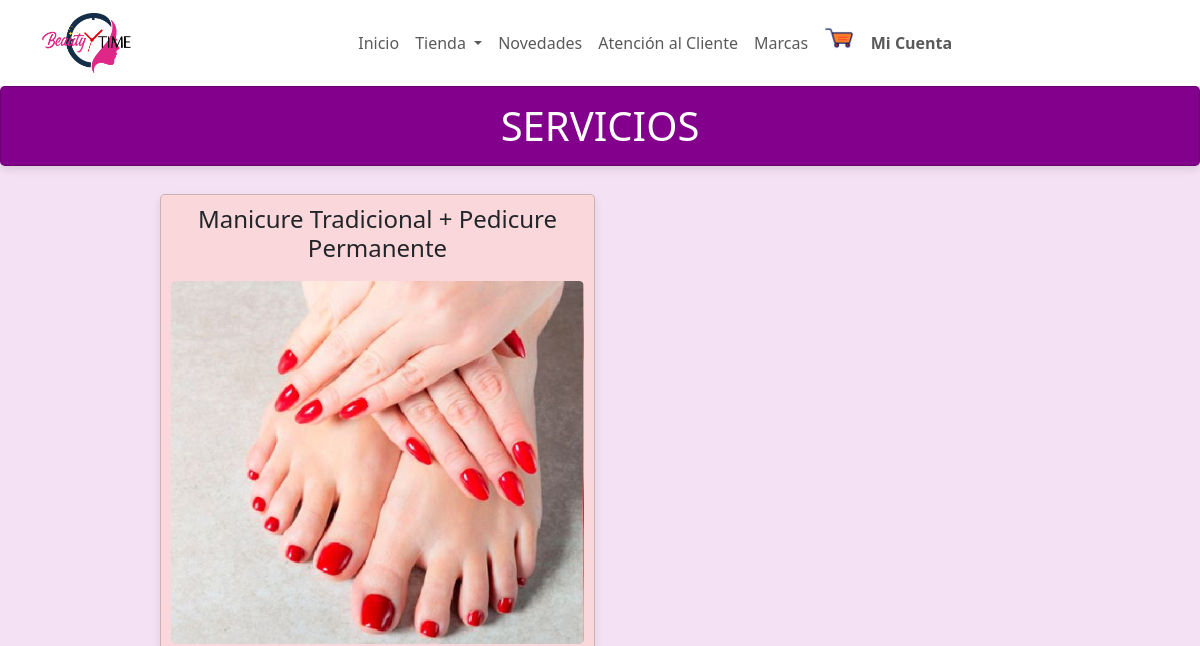
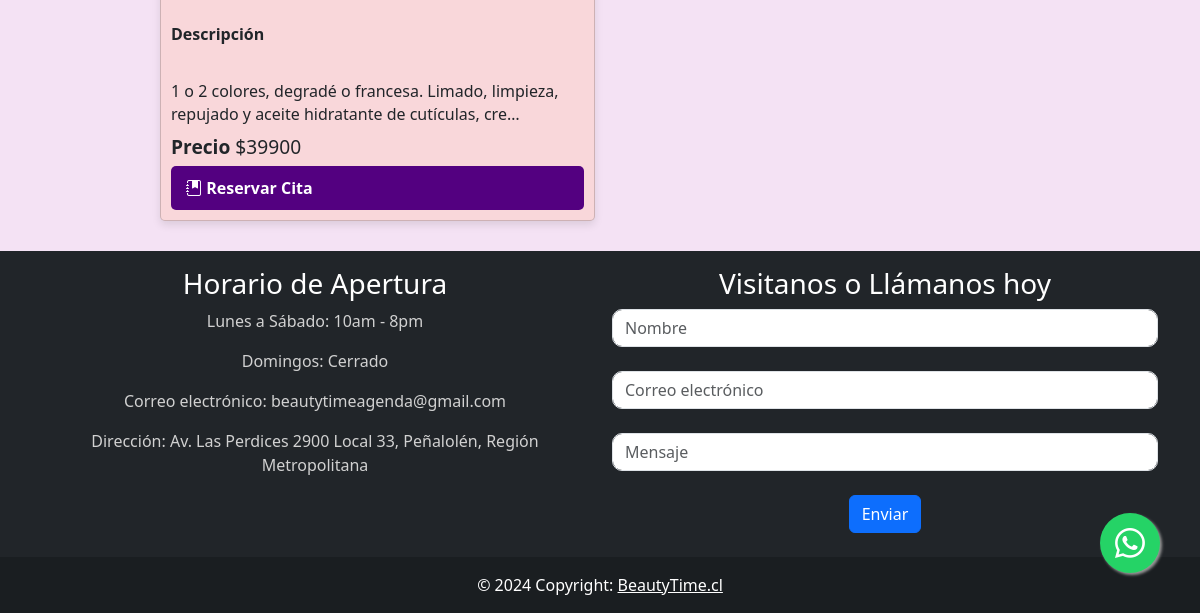
Before: /paginas/servicios with the older database file (2 pictures, top to bottom).
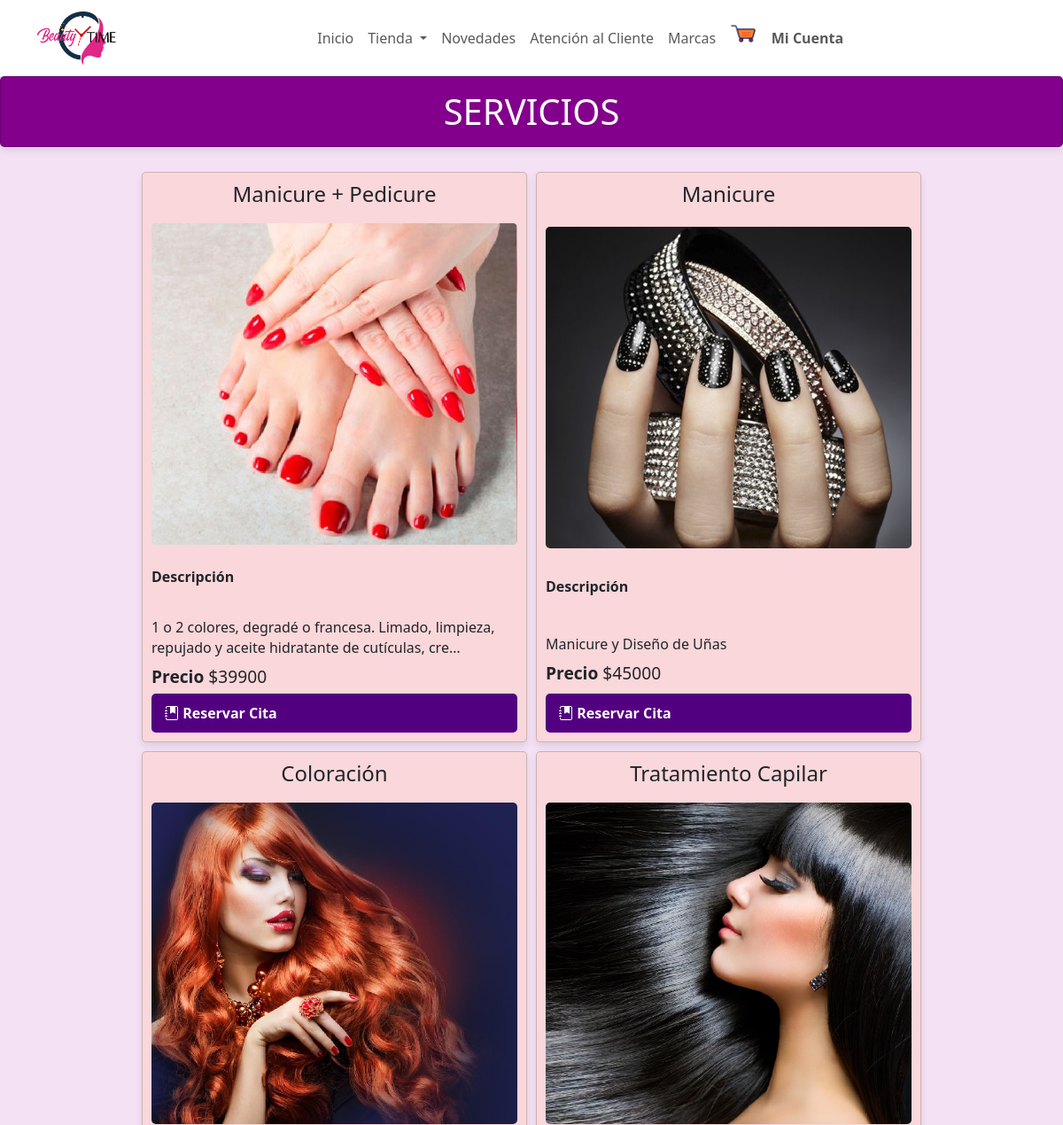
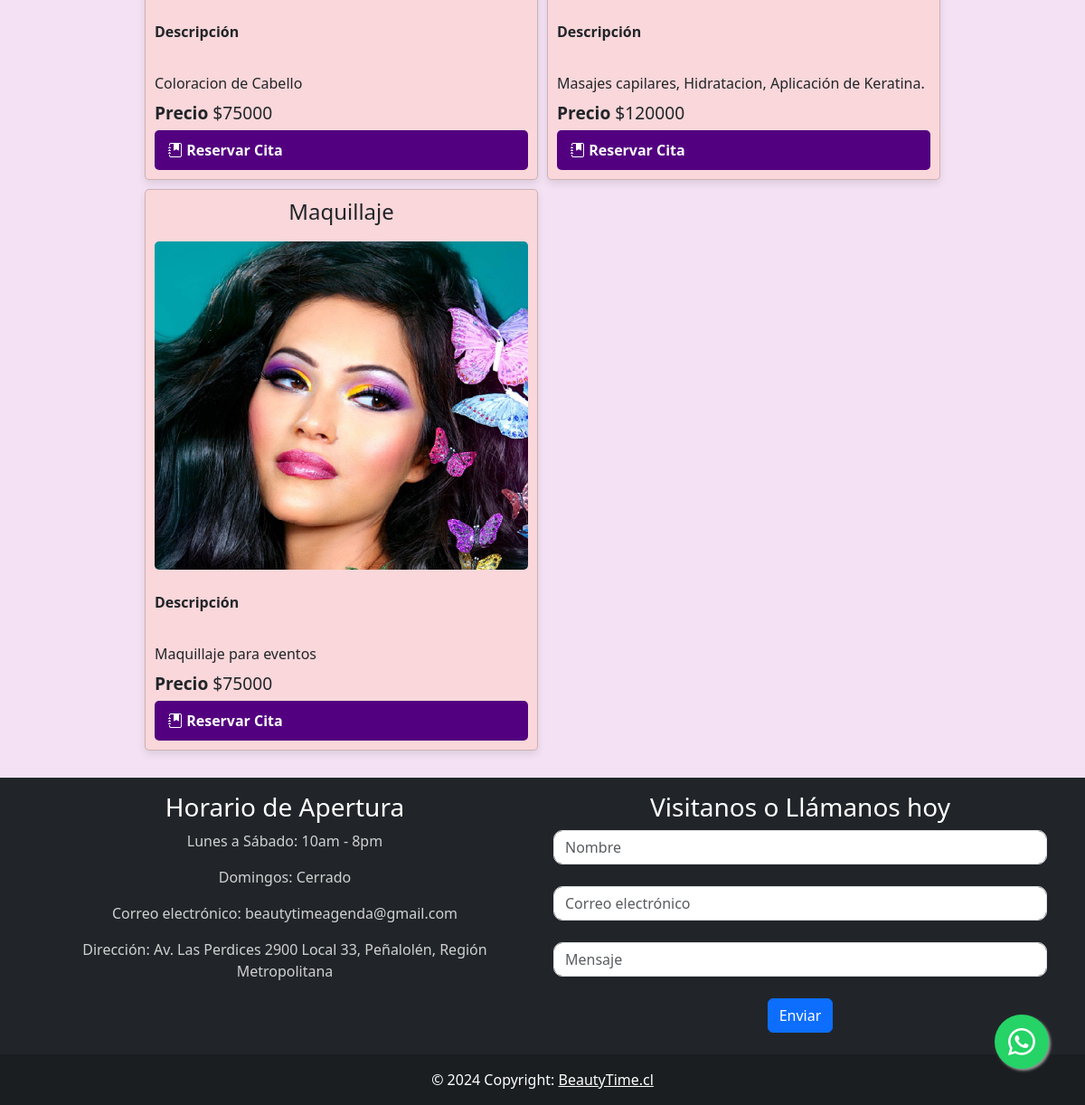
After: the same page with the newer database file (2 pictures, top to bottom).
### core/models.py (models this page shows, shortened)
class Producto(models.Model):
    CATEGORIA_PRODUCTO = [
        ('Coloración', 'Coloración'),
        ('Tratamientos', 'Tratamientos'),
        ('Línea Rubias', 'Línea Rubias'),
        ('Shampoo & Acondicionadores', 'Shampoo & Acondicionadores'),
        ('Styling & Aftercare', 'Styling & Aftercare'),
        ('Herramientas', 'Herramientas'),
    ]
    CATEGORIA_SERVICIO = [
        ('Manicure y Pedicure', 'Manicure y Pedicure'),
        ('Masajes', 'Masajes'),
        ('Maquillaje para eventos', 'Maquillaje para eventos'),
        ('Depilación', 'Depilación'),
        ('Tratamientos Faciales', 'Tratamientos Faciales'),
        ('Colorimetría', 'Colorimetría'),
    ]
    TIPO = [
        ('producto', 'Producto'),
        ('servicio', 'Servicio'),
    ]
    nombre = models.CharField(max_length=45, null=True)
    descripcion = models.TextField(null=True, blank=True)
    categoria = models.CharField(max_length=255, null=True, choices=CATEGORIA_PRODUCTO + CATEGORIA_SERVICIO)
    costo = models.IntegerField(default=0)
    costo2 = models.IntegerField(default=0)
    picture = models.ImageField(upload_to='media/items/', null=True)
    tipo = models.CharField(max_length=10, choices=TIPO)
    descuento = models.DecimalField(max_digits=4, decimal_places=2, null=True, blank=True, default=0.00)
    cantidad = models.IntegerField(default=0)
    class Meta:
        verbose_name = 'producto'
        verbose_name_plural = 'productos'
        ordering = ['tipo']

### core/views.py (the view)
# urls.py: path("paginas/servicios", views.servicios, name="servicios"),
def servicios(request):
    servicios = Producto.objects.filter(
                                    Q(tipo='servicio')
                                    )
    context = {
        'servicios': servicios
    }
    return render(request, 'tienda/servicios.html', context)

### core/cart.py (called while the page is built, shortened)
  def __iter__(self):
    cart = copy.deepcopy(self.cart)
    productos = Producto.objects.filter(id__in=cart)
    for producto in productos:
      cart[str(producto.id)]["producto"] = producto

### core/context_processors.py (called while the page is built)
def cart_badge(request):
    cart = Cart(request)
    item_count = sum(item['cantidad'] for item in cart)
    return {'cart_badge': item_count}

### core/templates/tienda/Servicios.html
{% extends "base/base.html" %}
{% load static %}
{% block template %}
<link rel="stylesheet" href="{% static 'css/atencioncliente.css' %}">
<link rel="stylesheet" href="{% static 'css/catalogo.css' %}">
<main>
  <h1 class="card borders page-title">SERVICIOS</h1>
  <section class="card-container">
    {% for servicio in servicios %}
    <article class="card">
      <div class="card-title">
        <h3 class="product-title">{{servicio.nombre}}</h3>
      </div>
      <div class="image-container">
        <a title="verDetalle" href="{% url 'verDetalle' tipo='servicio' id=servicio.id %}">
          <img src="{{ servicio.picture.url }}" alt="{{ servicio.nombre }}">
        </a>
      </div>
      <br>
      <strong>Descripción</strong><br>
      <div class="card-content">
        <p>{{ servicio.descripcion|truncatechars:100 }}</p>
        <h5> <strong>Precio</strong> ${{servicio.costo}}</h5>
      </div>
        <a class="book_service" href="{% url 'reservar_cita' %}" >
          <i class="bi bi-journal-bookmark-fill"></i>&nbsp;Reservar Cita
        </a>
    </article>
    {% endfor %}
  </section>
</main>
{% endblock %}

### core/templates/base/base.html (shortened to what this page needs)
{% load static %}
<!DOCTYPE html>
<html lang="es">
<head>
  <link href="https://cdn.jsdelivr.net/npm/bootstrap@5.3.0-alpha3/dist/css/bootstrap.min.css" rel="stylesheet"
>
  <link rel="stylesheet" href="https://cdn.jsdelivr.net/npm/bootstrap-icons@1.10.5/font/bootstrap-icons.css">
  <link href="https://cdnjs.cloudflare.com/ajax/libs/bootstrap-icons/1.8.3/font/bootstrap-icons.min.css"
    rel="stylesheet">
  <link rel="stylesheet" href="{% static 'css/btnwsp.css' %}">
</head>
<body>
  {% url 'home' as home %}
  <nav class="navbar navbar-expand-lg navbar-light bg-white">
    <div class="container justify-content-center">
      <a class="navbar-brand" href="{% url 'home' %}">
        <img src="{% static 'img/Beauty-Time.png' %}" alt="Logo" class="img-fluid" style="max-height: 60px;">
      </a>
      <div class="collapse navbar-collapse justify-content-center" id="navbarSupportedContent">
        <ul class="navbar-nav mb-2 mb-lg-0">
          <li class="nav-item">
            <a class="nav-link {% if request.path == home %} active {% endif %}" aria-current="page"
              href="{% url 'home' %}">Inicio</a>
          </li>
          <li class="nav-item dropdown">
            <a class="nav-link dropdown-toggle" href="#" id="navbarDropdown" role="button" data-bs-toggle="dropdown"
              aria-expanded="false">
              Tienda
            </a>
          </li>
          <li class="nav-item">
            <a class="nav-link" href="#">Novedades</a>
          </li>
          <li class="nav-item">
            <a class="nav-link" href="{% url 'atencioncliente' %}">Atención al Cliente</a>
          </li>
          <li class="nav-item">
            <a class="nav-link" href="#">Marcas</a>
          </li>
          <li style="position: relative;">
              <a href="{% url 'carrito' %}" style="position: relative;">
                  <img src="{% static 'img/carrito_png.png' %}" width="30px" height="30px" alt="Carrito de Compras">
              </a>
          </li>
          {% if request.user.is_authenticated %}
          <ul class="navbar-nav">
            <li class="nav-item dropdown" style="color:white">
              <a class="nav-link dropdown-toggle" href="#" id="navbarDropdown" role="button" data-bs-toggle="dropdown"
                aria-expanded="false">
                <img src="{{ user.picture.url }}" style="border-radius: 25px; background:white;" height="36" width="36"
                  alt="Avatar" />
                &nbsp;&nbsp;
                <strong style="text-decoration: underline;">{{ user.first_name|capfirst }}, bienvenido/a</strong>
              </a>
              <ul class="dropdown-menu bg-secondary text-white" aria-labelledby="navbarDropdown">
                <li><a class="dropdown-item text-grey" href="{% url 'perfil' %}">Perfil</a></li>
                <li><a class="dropdown-item" href="{% url 'misOrdenes' %}">Mis compras</a></li>
                <li><a class="dropdown-item" href="{% url 'calendario' %}">Calendario</a></li>
                {% if user.is_staff %}
                <li><a class="dropdown-item" href="{% url 'usuarios' %}">Gestión de Usuarios</a></li>
                <li><a class="dropdown-item" href="{% url 'inventario' %}">Gestión de Inventario</a></li>
                <a class="dropdown-item" href="{% url 'dashboard' %}">Estadísticas</a>
                {%endif%}
                <li><a class="dropdown-item text-grey" href="{% url 'exit' %}">Cerrar Sesión</a></li>
              </ul>
            </li>
          </ul>
          {%else%}
          <li class="nav-item">
            <b> <a class="nav-link" href="{% url 'login' %}">Mi Cuenta</a></b>
          </li>
          {% endif %}
      </div>
    </div>
  </nav>
  {% block template %}
  {% endblock %}
  <footer class="bg-dark text-center text-white">
    <div class="container">
      <div class="row">
        <div class="col-md-6 mt-3">
          <div class="footer-content">
            <h3>Horario de Apertura</h3>
            <p>Lunes a Sábado: 10am - 8pm</p>
            <p>Domingos: Cerrado</p>
            <p>Correo electrónico: beautytimeagenda@gmail.com</p>
            <p>Dirección: Av. Las Perdices 2900 Local 33, Peñalolén, Región Metropolitana</p>
          </div>
        </div>
        <div class="col-md-6 mt-3">
          <div class="footer-content">
            <h3>Visitanos o Llámanos hoy</h3>
            <div class="subscribe-form">
              <input type="text" id="nombre" class="form-control" placeholder="Nombre"><br>
              <input type="email" id="subscribe-email" class="form-control" placeholder="Correo electrónico"><br>
              <input type="text" id="mensaje" class="form-control" placeholder="Mensaje"><br>
              <button type="submit" class="btn btn-primary">Enviar</button>
            </div>
          </div>
        </div>
      </div>
    </div>
    <br>
    <div class="text-center p-3" style="background-color: rgba(0, 0, 0, 0.2);">
      © 2024 Copyright:
      <a class="text-white" href="{% url 'home' %}">BeautyTime.cl</a>
    </div>
  </footer>
  <a href="https://api.whatsapp.com/send?phone=+56998027818&text=Buenas,%20me%20gustaria%20obtener%20ayuda%20por favor" class="float pulse" target="_blank">
    <i class="bi bi-whatsapp my-float"></i>
  </a>
</body>
</html>

### core/static/css/btnwsp.css (style rules this page uses)
.float { position: fixed; width: 60px; height: 60px; bottom: 40px; right: 40px; background-color: #25d366; color: #FFF; border-radius: 50px; text-align: center; font-size: 30px; box-shadow: 2px 2px 3px #999; z-index: 100; display: flex; align-items: center; justify-content: center; }
.pulse { animation: pulse-animation 2s infinite; }

### core/static/css/atencioncliente.css (style rules this page uses)
body { background-color: rgb(244, 226, 244); }
.form-control { border-radius: 10px; box-shadow: none; }
.footer-content h3 { color: #ffffff; }
.footer-content p { color: #d1d1d1; }

### core/static/css/catalogo.css (style rules this page uses)
body { background-color: rgb(244, 226, 244); }
.card-container { display: grid; grid-template-columns: repeat(auto-fill, minmax(300px, 1fr)); grid-gap: 10px; position: relative; padding-left: 150px; padding-right: 150px; padding-top: 20px; padding-bottom: 30px; margin: 0 10px; }
.card { display: flex; flex-direction: column; justify-content: space-between; background-color: rgb(249, 215, 218); padding: 10px; border-radius: 5px; box-shadow: 0px 4px 8px rgba(0, 0, 0, 0.1); }
.card-title { text-align: center; }
.product-title { font-size: 1.5rem; margin-bottom: 10px; }
.image-container { display: flex; justify-content: center; align-items: center; overflow: hidden; }
.image-container img { width: 100%; height: auto; object-fit: contain; border-radius: 5px; }
.card-content { margin-top: 10px; }
.card-content p { font-size: 1rem; line-height: 1.4; margin-bottom: 10px; }
h5 { font-size: 1.2rem; margin-top: 10px; }
.book_service { display: inline-block; background-color: rgb(83, 0, 128); color: white; padding: 10px 15px; text-decoration: none; border-radius: 5px; font-weight: bold; transition: background-color 0.3s ease; }
.page-title { text-align: center; background-color: rgb(130, 0, 139); color: #FFFFFF; padding: 15px; border-radius: 5px; }

Changed rows visible on the page:
changed Producto: nombre "Manicure Tradicional + Pedicure Permanente" → "Manicure + Pedicure"
added Producto: nombre "Manicure", picture (picture), descripcion "Manicure y Diseño de Uñas", costo "45000"
added Producto: nombre "Coloración", picture (picture), descripcion "Coloracion de Cabello", costo "75000"
added Producto: nombre "Tratamiento Capilar", picture (picture), descripcion "Masajes capilares, Hidratacion, Aplicación de Keratina.", costo "120000"
added Producto: nombre "Maquillaje", picture (picture), descripcion "Maquillaje para eventos", costo "75000"
